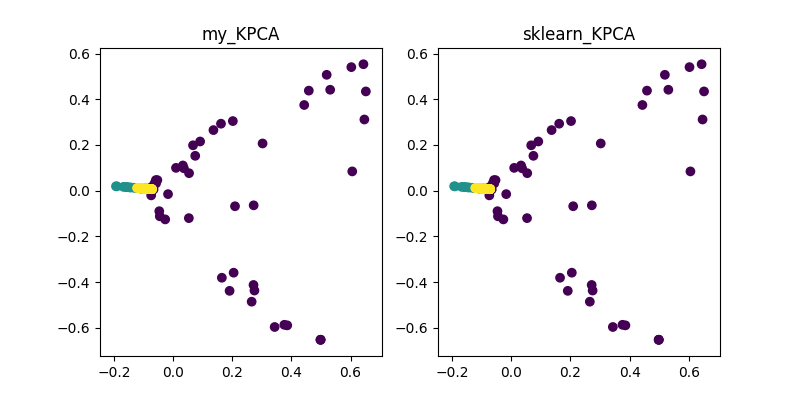

The Python source for this figure:
# coding:utf-8
# 实现KPCA

from sklearn.datasets import load_iris
from sklearn.decomposition import KernelPCA
import numpy as np
import matplotlib.pyplot as plt
from scipy.spatial.distance import pdist, squareform

'''
author: heucoder
email: 812860165@qq.com
date: 2019.6.13
'''


def sigmoid(x, coef = 0.25):
    x = np.dot(x, x.T)
    return np.tanh(coef*x+1)

def linear(x):
    x = np.dot(x, x.T)
    return x

def rbf(x, gamma = 15):
    sq_dists = pdist(x, 'sqeuclidean')
    mat_sq_dists = squareform(sq_dists)
    return np.exp(-gamma*mat_sq_dists)

def kpca(data, n_dims=2, kernel = rbf):
    '''

    :param data: (n_samples, n_features)
    :param n_dims: target n_dims
    :param kernel: kernel functions
    :return: (n_samples, n_dims)
    '''

    K = kernel(data)
    #
    N = K.shape[0]
    one_n = np.ones((N, N)) / N
    K = K - one_n.dot(K) - K.dot(one_n) + one_n.dot(K).dot(one_n)
    #
    eig_values, eig_vector = np.linalg.eig(K)
    idx = eig_values.argsort()[::-1]
    eigval = eig_values[idx][:n_dims]
    eigvector = eig_vector[:, idx][:, :n_dims]
    print(eigval)
    eigval = eigval**(1/2)
    vi = eigvector/eigval.reshape(-1,n_dims)
    data_n = np.dot(K, vi)
    return data_n


if __name__ == "__main__":
    data = load_iris().data
    Y = load_iris().target
    data_1 = kpca(data, kernel=rbf)


    sklearn_kpca = KernelPCA(n_components=2, kernel="rbf", gamma=15)
    data_2 = sklearn_kpca.fit_transform(data)

    plt.figure(figsize=(8,4))
    plt.subplot(121)
    plt.title("my_KPCA")
    plt.scatter(data_1[:, 0], data_1[:, 1], c = Y)

    plt.subplot(122)
    plt.title("sklearn_KPCA")
    plt.scatter(data_2[:, 0], data_2[:, 1], c = Y)
    plt.show()
